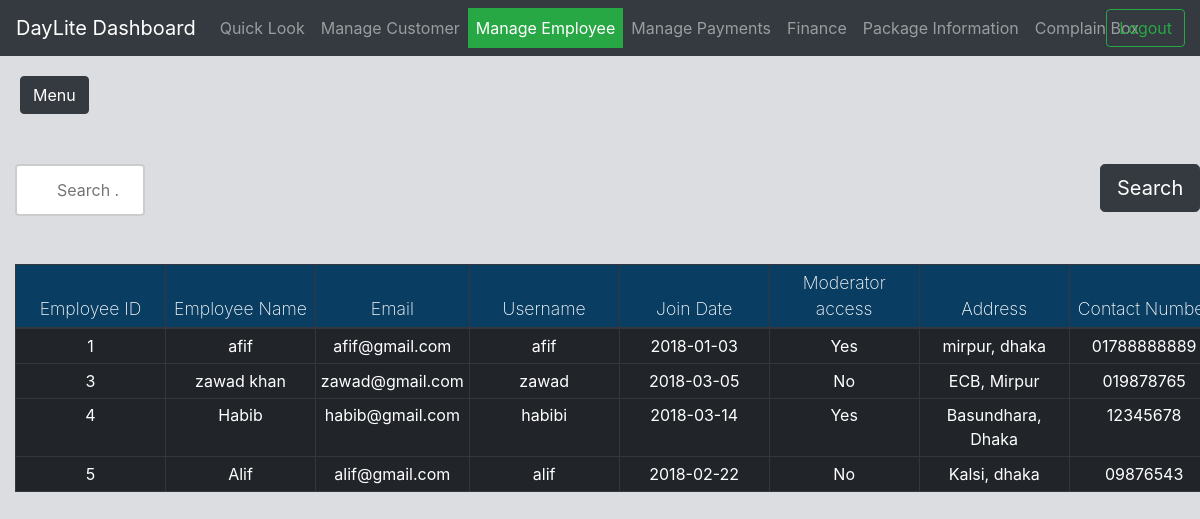
The page /page/employeeList.php (signed in) on the database its author committed.
### tables this page shows
CREATE TABLE `employee_table` (
  `employee_id` int(11) NOT NULL,
  `employee_name` text NOT NULL,
  `employee_email` text NOT NULL,
  `employee_username` text NOT NULL,
  `employee_password` text NOT NULL,
  `employee_nid` text NOT NULL,
  `employee_join_date` date NOT NULL,
  `employee_salary` int(11) NOT NULL,
  `employee_moderator_access` text NOT NULL,
  `employee_address` text NOT NULL,
  `employee_contact_number` text NOT NULL,
  `emp_status` text NOT NULL
);

### page/employeeList.php (the view, shortened to what this page needs)
<!DOCTYPE html>
<html lang="en">
<head>
    <link rel="stylesheet" href="https://maxcdn.bootstrapcdn.com/bootstrap/4.0.0/css/bootstrap.min.css">
    <link rel="stylesheet" type="text/css" href="../css/page_css/employeeList.css">
</head>
<body>
    <div id="full-page">
        <section>
                <nav class="navbar navbar-expand-lg navbar-dark bg-dark">
                    <a id="logo" class="navbar-brand" href="#">DayLite Dashboard</a>
                    <div class="collapse navbar-collapse" id="navbarNav">
                        <ul class="navbar-nav">
                            <li class="nav-item" id="dash-board">
                                <a class="nav-link" href="quick_look.php">Quick Look </a>
                            </li>
                            <li class="nav-item" >
                                <a class="nav-link" href="manage_customer.php">Manage Customer <span class="sr-only">(current)</span></a>
                            </li>
                            <li class="nav-item active" id="Manage-Customer">
                                <a class="nav-link" href="employeeList.php">Manage Employee</a>
                            </li>
                            <li class="nav-item">
                                <a class="nav-link" href="customer_payments.php">Manage Payments</a>
                            </li>
                            <li class="nav-item">
                                <a class="nav-link" href="finance.php">Finance</a>
                            </li>
                            <li class="nav-item">
                                <a class="nav-link" href="package_information.php">Package Information</a>
                            </li>
                            <li class="nav-item">
                                <a class="nav-link" href="complain_box.php">Complain Box</a>
                            </li>
                        </ul>
                        <form class="form-inline" action="../backend/logout_process.php">
                            <button id="logout-btn" class="btn btn-outline-success" type="submit">Logout</button>
                        </form>
                    </div>
                </nav>
            </section>
            <section>
                <button id="menuBtn" type="button" class="btn btn-dark" onclick="openNav()">Menu</button>
            </section>
            <section class="container-fluid">
                <div id="searchBox">
                    <form action="employeeList.php" method="GET" class="row">
                        <div class="col-11">
                            <input type="text" name="search_text" placeholder="Search . . . (Enter Name or Email or Moderator Access)">
                        </div>
                        <div class="col-1" id="searchBtn">
                            <input type="submit" name="searchBtn" class="btn btn-dark btn-lg" value="Search">
                        </div>
                    </form>
                </div>
                <br><br>
                <div id="all-customer-list">
                    <table class="table table-sm table-bordered table-hover table-dark">
                        <thead>
                            <tr>
                                <th scope="col" class="table-header">Employee ID</th>
                                <th scope="col" class="table-header">Employee Name</th>
                                <th scope="col" class="table-header">Email</th>
                                <th scope="col" class="table-header">Username</th>
                                <th scope="col" class="table-header">Join Date</th>
                                <th scope="col" class="table-header">Moderator access</th>
                                <th scope="col" class="table-header">Address</th>
                                <th scope="col" class="table-header">Contact Number</th>
                            </tr>
                        </thead>
                        <tbody>
                            <?php
                                include "../backend/dbConnection.php";
                                if (isset($_GET['searchBtn']))
                                {
                                    $sql = "SELECT * FROM employee_table WHERE employee_name LIKE '%".$_GET['search_text']."%' OR employee_email LIKE '%".$_GET['search_text']."%' OR employee_moderator_access LIKE '%".$_GET['search_text']."%' ";
                                }
                                else
                                {
                                    $sql = "SELECT * FROM employee_table";
                                }
                                $result = mysqli_query($link, $sql);
                                if (mysqli_num_rows($result) > 0) {
                                    while($row = mysqli_fetch_assoc($result) ) {
                                        echo "
                                            <tr>
                                                <td class='thisbtn'> ".$row['employee_id']." </td>
                                                <td class='thisbtn'> ".$row['employee_name']." </td>
                                                <td class='thisbtn'> ".$row['employee_email']." </td>
                                                <td class='thisbtn'> ".$row['employee_username']." </td>
                                                <td class='thisbtn'> ".$row['employee_join_date']." </td>
                                                <td class='thisbtn'> ".$row['employee_moderator_access']." </td>
                                                <td class='thisbtn'> ".$row['employee_address']." </td>
                                                <td class='thisbtn'> ".$row['employee_contact_number']." </td>
                                            </tr>
                                            ";
                                    }
                                } else {
                                    echo "<tr>
                                            <td rowspan='6'>0 results</td>
                                          </tr>";
                                }
                            ?>
                        </tbody>
                    </table>
                </div>
            </section>
    </div>
</body>
</html>

### css/page_css/employeeList.css (style rules this page uses)
html { background-color: #dcdde1; -webkit-background-size: cover; -moz-background-size: cover; -o-background-size: cover; background-size: cover; }
body { background: none; }
#navbarNav li { transition: background-color 0.9s, border-color 0.9s; }
#logout-btn { position: absolute; right: 15px; }
#Manage-Customer { background-color: #28a745; }
#menuBtn { margin: 20px; }
.col-11 input { margin-top: 30px; }
#searchBtn { padding: 0px; margin-top: 30px; }
.table-header { text-align: center; background-color: #0a3d62; font-weight: 200; font-size: 110%; }
#all-customer-list { margin-bottom: 100px; }
th,td { min-width: 150px; }
.thisbtn { text-align: center; }
input[type=text] { width: 130px; box-sizing: border-box; border: 2px solid #ccc; border-radius: 4px; font-size: 16px; background-color: white; background-image: url('searchicon.png'); background-position: 10px 10px; background-repeat: no-repeat; padding: 12px 20px 12px 40px; -webkit-transition: width 0.4s ease-in-out; transition: width 0.4s ease-in-out; }

### rows shown on the page
employee_table: employee_id "1", employee_name "afif", employee_email "afif@gmail.com", employee_username "afif", employee_join_date "2018-01-03", employee_moderator_access "Yes", employee_address "mirpur, dhaka", employee_contact_number "01788888889"
employee_table: employee_id "3", employee_name "zawad khan", employee_email "zawad@gmail.com", employee_username "zawad", employee_join_date "2018-03-05", employee_moderator_access "No", employee_address "ECB, Mirpur", employee_contact_number "019878765"
employee_table: employee_id "4", employee_name "Habib", employee_email "habib@gmail.com", employee_username "habibi", employee_join_date "2018-03-14", employee_moderator_access "Yes", employee_address "Basundhara, Dhaka", employee_contact_number "12345678"
employee_table: employee_id "5", employee_name "Alif", employee_email "alif@gmail.com", employee_username "alif", employee_join_date "2018-02-22", employee_moderator_access "No", employee_address "Kalsi, dhaka", employee_contact_number "09876543"
